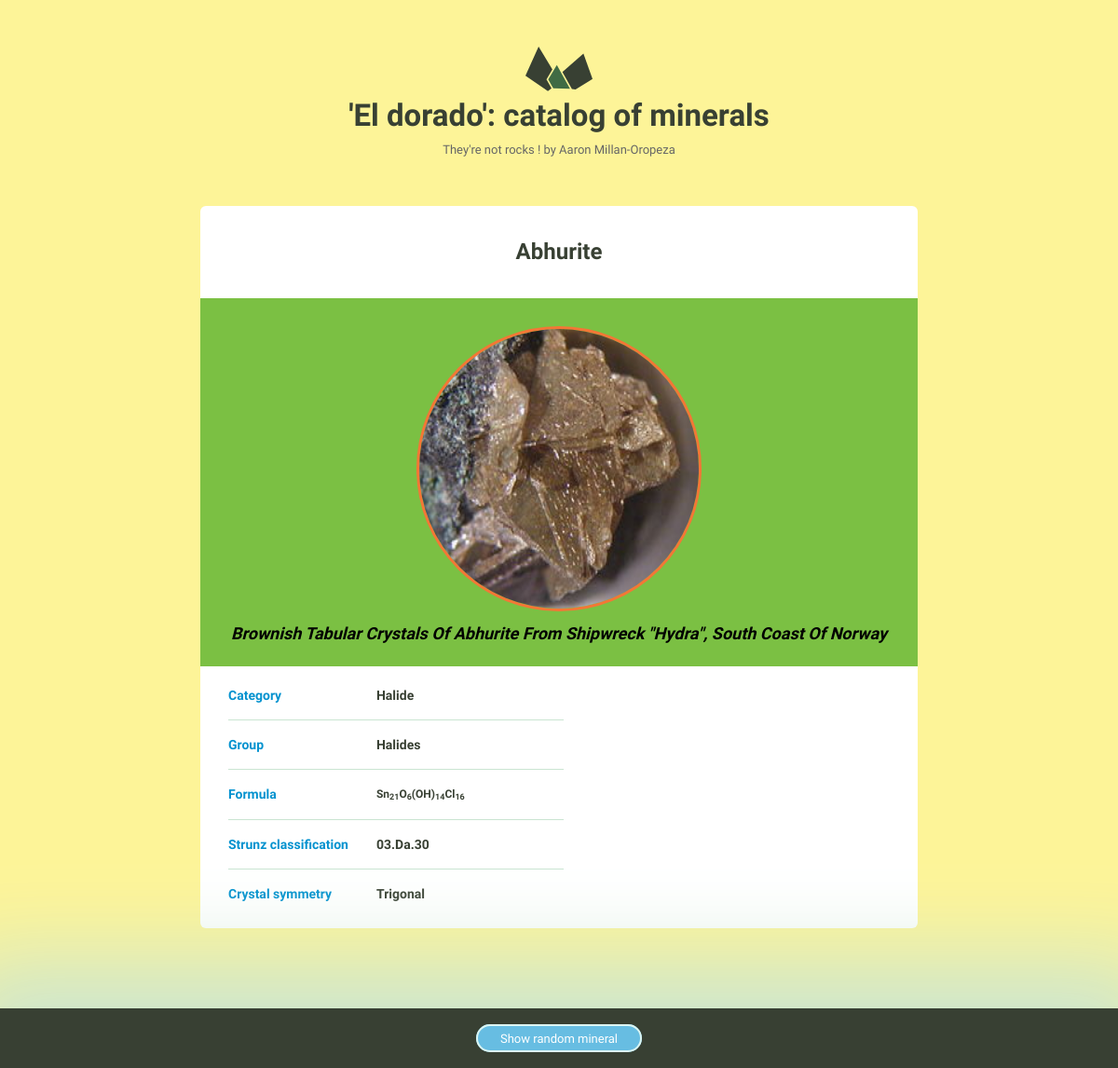
/index/3/, run on the app's committed database.
### minerals/models.py (models this page shows)
class Mineral(models.Model):
    name = models.CharField(max_length=255)
    image_filename = models.FilePathField(path='/img')
    image_caption = models.TextField(null=True, blank=True)
    category = models.TextField(null=True, blank=True)
    formula = models.TextField(null=True, blank=True)
    strunz_classification = models.TextField(null=True, blank=True)
    crystal_system = models.TextField(null=True, blank=True)
    unit_cell = models.TextField(null=True, blank=True)
    color = models.TextField(null=True, blank=True)
    crystal_symmetry = models.TextField(null=True, blank=True)
    cleavage = models.TextField(null=True, blank=True)
    mohs_scale_hardness = models.TextField(null=True, blank=True)
    luster = models.TextField(null=True, blank=True)
    streak = models.TextField(null=True, blank=True)
    diaphaneity = models.TextField(null=True, blank=True)
    optical_properties = models.TextField(null=True, blank=True)
    refractive_index = models.TextField(null=True, blank=True)
    crystal_habit = models.TextField(null=True, blank=True)
    specific_gravity = models.TextField(null=True, blank=True)
    group = models.TextField(null=True, blank=True)

### minerals/views.py (the view)
# urls.py: path('<int:pk>/', views.mineral_details, name ='mineral_details'),
def mineral_details(request, pk):
    mineral = get_object_or_404(Mineral, pk=pk)
    rand_min = Mineral.objects.order_by('?').first()
    return render(request, 'mineral_details.html', {'mineral':mineral,
                                                    'rand_min':rand_min})

### minerals/templates/minerals/mineral_details.html (shortened to what this page needs)
{% extends 'layout.html' %}
{% load static from staticfiles %}
{% block extrahead %}
<link rel="stylesheet" href='{% static "css/mineral.css" %}'>
{% endblock %}
{% block content %}
<div class="grid-100 mineral__container">
  <h1 class="mineral__name">{{ mineral.name|title }} </h1>
  <div class="mineral__image-bg">
    <img class="mineral__image" src="{% static mineral.image_filename %}">
      <p class="mineral__caption">{{ mineral.image_caption|title }}</p>
  </div>
  <div class="mineral__table-container">
    <table class="mineral__table">
      <tr>
        <td class="mineral__category">Category</td>
        <td>{{ mineral.category|title }}</td>
      </tr>
      <tr>
        <td class="mineral__category">Group</td>
        <td>{{ mineral.group|title }}</td>
      </tr>
      <tr>
        <td class="mineral__category">Formula</td>
        <td class="mineral__formula">{{ mineral.formula|safe }}</td>
      </tr>
      {% if mineral.strunz_classification != NULL %}
        <tr>
          <td class="mineral__category">Strunz classification</td>
          <td>{{ mineral.strunz_classification|title }}</td>
        </tr>
      {% endif %}
      {% if mineral.crystal_symmetry != NULL %}
        <tr>
          <td class="mineral__category">Crystal symmetry</td>
          <td>{{ mineral.crystal_symmetry|title }}</td>
        </tr>
      {% endif %}
    </table>
  </div>
</div>
{% endblock %}

### static/css/global.css (style rules this page uses)
html { font-family: sans-serif; -ms-text-size-adjust: 100%; -webkit-text-size-adjust: 100%; }
body { margin: 0; }
h1 { font-size: 2em; margin: 0.67em 0; }
sub { font-size: 75%; line-height: 0; position: relative; vertical-align: baseline; bottom: -0.25em; }
img { border: 0; }
table { border-collapse: collapse; border-spacing: 0; }
td, th { padding: 0; }
html { font-size: 62.5%; }
body { background-color: #CAE5D2; font-size: 1.5em; line-height: 1.6; font-weight: 400; font-family: "Cousine"; color: #666; }
.grid, .grid-5, .grid-10, .grid-15, .grid-20, .grid-25, .grid-30, .grid-33, .grid-35, .grid-40, .grid-45, .grid-50, .grid-55, .grid-60, .grid-65, .grid-66, .grid-70, .grid-75, .grid-80, .grid-90, .grid-95, .grid-100 { float: left; box-sizing: border-box; position: relative; }
.grid-100 { width: 100%; padding: 0 15px; }
h1, h2, h3, h4, h5, h6 { margin-top: 0; margin-bottom: 2rem; font-weight: bold; font-family: "Work Sans", sans-serif; color: #384033; }
h1 { font-size: 3.8rem; }
@media (min-width: 550px) { h1 { font-size: 3.8rem; } }
p { margin-top: 0; font-size: 1.6rem; }
th, td { padding: 15px; text-align: left; border-bottom: 1px solid #e1e1e1; }
th:first-child, td:first-child { padding-left: 0; }
th:last-child, td:last-child { padding-right: 0; }
table, p, ul { margin-bottom: 2.5rem; }
.mineral__container { background-color: #fff; border-radius: 6px; list-style: none; padding: 0; text-align: center; }
.mineral__name { display: block; width: 100%; margin: 0; font-size: 24px; padding: 30px 0 30px 0; }
.mineral__image { display: block; margin: 0 auto; border: solid 2px #CAE5D2; }
.mineral__image-bg { background-color: #ecfaf8; padding: 20px 0; }
.mineral__caption { font-size: 12px; font-style: italic; padding: 10px 0 0 0; margin: 0; }
.mineral__table { font-size: 14px; color: #384033; }
.mineral__table td { border-color: #CAE5D2; }
.mineral__table tr:last-of-type td { border-bottom: none; padding-bottom: 0; }
.mineral__table-container { padding: 5px 30px 0; }
.mineral__category { font-weight: bold; width: 40%; }
.mineral__formula { font-size: 12px; }

### static/css/mineral.css (style rules this page uses)
body { background-color: #fdf498; }
h1 { font-size: 2.2em; }
td { font-size: 1.2; font-weight: bold; }
.mineral__image-bg { background-color: #7BC043; }
.mineral__image { margin-top: 10px; width: 300px; height:300px; border-radius: 50%; border: 3px solid #f37736; }
.mineral__caption { font-size: 1.2em; font-weight: bold; color: black; }
.mineral__category { color: #0392cf }

### data on the page
Mineral: name "Abhurite", image_filename (picture), image_caption "Brownish Tabular Crystals Of Abhurite From Shipwreck \"Hydra\", South Coast Of Norway", category "Halide", group "Halides", formula "Sn 21 O 6 (OH) 14 Cl 16", strunz_classification "03.Da.30", crystal_symmetry "Trigonal"
